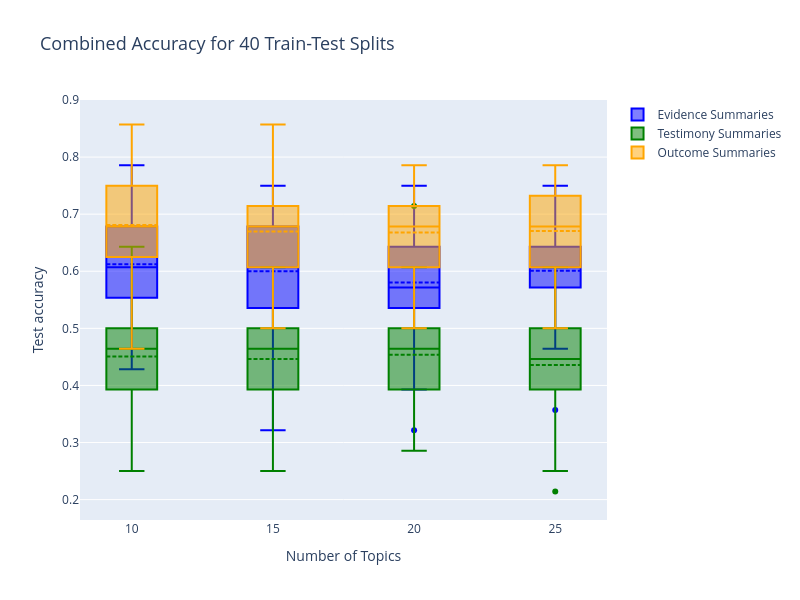

Notebook code for this chart:
### Code cell
import plotly.graph_objects as go

# Colors for each category
colors = {
    "Evidence Summaries": "blue",
    "Testimony Summaries": "green",
    "Outcome Summaries": "orange"
}

# Create a combined plot
fig = go.Figure()

# Evidence Summaries
accuracy_lists_evidence = [convex_acc_dict_evidence[num_topic] for num_topic in num_of_topics]
for i, num_topic in enumerate(num_of_topics):
    fig.add_trace(go.Box(
        y=accuracy_lists_evidence[i],
        x=[num_topic] * len(accuracy_lists_evidence[i]),  # Set x-axis as number of topics
        name="Evidence Summaries" if i == 0 else "",  # Show legend only for the first occurrence
        marker_color=colors["Evidence Summaries"],
        boxmean=True,
        width=1.8,  # Increase the width of the boxes
        showlegend=i == 0  # Show legend only for the first occurrence
    ))

# Testimony Summaries
accuracy_lists_testimony = [convex_acc_dict_testimony[num_topic] for num_topic in num_of_topics]
for i, num_topic in enumerate(num_of_topics):
    fig.add_trace(go.Box(
        y=accuracy_lists_testimony[i],
        x=[num_topic] * len(accuracy_lists_testimony[i]),  # Set x-axis as number of topics
        name="Testimony Summaries" if i == 0 else "",  # Show legend only for the first occurrence
        marker_color=colors["Testimony Summaries"],
        boxmean=True,
        width=1.8,  # Increase the width of the boxes
        showlegend=i == 0  # Show legend only for the first occurrence
    ))

# Outcome Summaries
accuracy_lists_outcome = [convex_acc_dict[num_topic] for num_topic in num_of_topics]
for i, num_topic in enumerate(num_of_topics):
    fig.add_trace(go.Box(
        y=accuracy_lists_outcome[i],
        x=[num_topic] * len(accuracy_lists_outcome[i]),  # Set x-axis as number of topics
        name="Outcome Summaries" if i == 0 else "",  # Show legend only for the first occurrence
        marker_color=colors["Outcome Summaries"],
        boxmean=True,
        width=1.8,  # Increase the width of the boxes
        showlegend=i == 0  # Show legend only for the first occurrence
    ))

# Find the minimum value across all data points
all_data = accuracy_lists_evidence + accuracy_lists_testimony + accuracy_lists_outcome
min_value = min([min(data) for data in all_data])

# Update layout
fig.update_layout(
    title={
        'text': "Combined Accuracy for 40 Train-Test Splits",
        'font': {
            'size': 18
        }
    },
    xaxis_title="Number of Topics",
    yaxis_title="Test accuracy",
    yaxis=dict(range=[min_value - 0.05, 0.9]),  # Set y-axis minimum a bit lower than actual minimum
    height=600,
    width=800,
    boxmode='group',  # Group the boxes together
    boxgroupgap=0.3,  # Increase spacing between groups of boxes
    boxgap=0.5  # Increase spacing within each group of boxes
)

# Show plot
fig.show()

### Figure 1 — Plotly figure (JSON) as saved in the notebook; plotly's stock layout.template omitted (floating-point values rounded to 4 significant figures)
{"data": [{"boxmean": true, "marker": {"color": "blue"}, "name": "Evidence Summaries", "showlegend": true, "type": "box", "width": 1.8, "x": [10, 10, 10, 10, 10, 10, 10, 10, 10, 10, 10, 10, 10, 10, 10, 10, 10, 10, 10, 10, 10, 10, 10, 10, 10, 10, 10, 10, 10, 10, 10, 10, 10, 10, 10, 10, 10, 10, 10, 10], "y": [0.7143, 0.5714, 0.6429, 0.75, 0.7143, 0.6071, 0.7143, 0.6071, 0.5357, 0.5714, 0.6429, 0.5357, 0.5357, 0.7143, 0.6071, 0.6071, 0.7143, 0.5714, 0.7143, 0.7857, 0.6786, 0.6071, 0.5, 0.5714, 0.5714, 0.6786, 0.5357, 0.6786, 0.5357, 0.6786, 0.6786, 0.4286, 0.5714, 0.5714, 0.5714, 0.5357, 0.5714, 0.4643, 0.6786, 0.5357]}, {"boxmean": true, "marker": {"color": "blue"}, "name": "", "showlegend": false, "type": "box", "width": 1.8, "x": [15, 15, 15, 15, 15, 15, 15, 15, 15, 15, 15, 15, 15, 15, 15, 15, 15, 15, 15, 15, 15, 15, 15, 15, 15, 15, 15, 15, 15, 15, 15, 15, 15, 15, 15, 15, 15, 15, 15, 15], "y": [0.6786, 0.6429, 0.6071, 0.7143, 0.5357, 0.5357, 0.6429, 0.6786, 0.7143, 0.5, 0.6786, 0.3214, 0.5714, 0.6786, 0.6071, 0.6786, 0.5714, 0.5714, 0.75, 0.7143, 0.4643, 0.6071, 0.4643, 0.6429, 0.6429, 0.6786, 0.7143, 0.6786, 0.5, 0.3571, 0.6071, 0.6071, 0.6071, 0.6071, 0.5357, 0.5357, 0.4643, 0.5714, 0.7143, 0.6071]}, {"boxmean": true, "marker": {"color": "blue"}, "name": "", "showlegend": false, "type": "box", "width": 1.8, "x": [20, 20, 20, 20, 20, 20, 20, 20, 20, 20, 20, 20, 20, 20, 20, 20, 20, 20, 20, 20, 20, 20, 20, 20, 20, 20, 20, 20, 20, 20, 20, 20, 20, 20, 20, 20, 20, 20, 20, 20], "y": [0.6071, 0.5714, 0.6429, 0.6429, 0.6429, 0.5714, 0.4286, 0.3929, 0.5357, 0.5357, 0.6429, 0.3214, 0.5, 0.6429, 0.6071, 0.6429, 0.5714, 0.5714, 0.75, 0.7143, 0.6071, 0.5714, 0.6071, 0.5714, 0.6071, 0.6429, 0.6429, 0.6786, 0.5357, 0.5357, 0.6071, 0.5714, 0.6071, 0.5714, 0.5, 0.5, 0.5357, 0.5714, 0.7143, 0.5]}, {"boxmean": true, "marker": {"color": "blue"}, "name": "", "showlegend": false, "type": "box", "width": 1.8, "x": [25, 25, 25, 25, 25, 25, 25, 25, 25, 25, 25, 25, 25, 25, 25, 25, 25, 25, 25, 25, 25, 25, 25, 25, 25, 25, 25, 25, 25, 25, 25, 25, 25, 25, 25, 25, 25, 25, 25, 25], "y": [0.6429, 0.6429, 0.6429, 0.6429, 0.75, 0.5714, 0.6786, 0.6429, 0.6429, 0.5714, 0.5714, 0.5714, 0.6429, 0.5357, 0.6429, 0.7143, 0.6786, 0.5357, 0.6429, 0.5714, 0.5714, 0.5357, 0.5357, 0.3571, 0.6071, 0.6429, 0.6786, 0.6429, 0.6071, 0.6429, 0.5357, 0.5714, 0.7143, 0.5, 0.5714, 0.5357, 0.4643, 0.5714, 0.6429, 0.5714]}, {"boxmean": true, "marker": {"color": "green"}, "name": "Testimony Summaries", "showlegend": true, "type": "box", "width": 1.8, "x": [10, 10, 10, 10, 10, 10, 10, 10, 10, 10, 10, 10, 10, 10, 10, 10, 10, 10, 10, 10, 10, 10, 10, 10, 10, 10, 10, 10, 10, 10, 10, 10, 10, 10, 10, 10, 10, 10, 10, 10], "y": [0.4643, 0.3929, 0.6071, 0.4286, 0.3571, 0.4643, 0.5, 0.3929, 0.4643, 0.4643, 0.4643, 0.5357, 0.4286, 0.4643, 0.4286, 0.3929, 0.6429, 0.3929, 0.4286, 0.5714, 0.5, 0.6429, 0.25, 0.3571, 0.25, 0.5, 0.5, 0.3929, 0.4643, 0.3571, 0.6071, 0.4643, 0.6429, 0.2857, 0.3929, 0.3929, 0.4643, 0.3571, 0.4643, 0.4643]}, {"boxmean": true, "marker": {"color": "green"}, "name": "", "showlegend": false, "type": "box", "width": 1.8, "x": [15, 15, 15, 15, 15, 15, 15, 15, 15, 15, 15, 15, 15, 15, 15, 15, 15, 15, 15, 15, 15, 15, 15, 15, 15, 15, 15, 15, 15, 15, 15, 15, 15, 15, 15, 15, 15, 15, 15, 15], "y": [0.4643, 0.6071, 0.5357, 0.4286, 0.4643, 0.5, 0.4286, 0.3929, 0.4643, 0.4643, 0.4643, 0.3214, 0.4286, 0.5, 0.4286, 0.3571, 0.5357, 0.3929, 0.4286, 0.4643, 0.5, 0.5, 0.25, 0.5, 0.3571, 0.5, 0.5357, 0.5, 0.3571, 0.3571, 0.5714, 0.4286, 0.5714, 0.3571, 0.25, 0.3929, 0.5, 0.3571, 0.4286, 0.5714]}, {"boxmean": true, "marker": {"color": "green"}, "name": "", "showlegend": false, "type": "box", "width": 1.8, "x": [20, 20, 20, 20, 20, 20, 20, 20, 20, 20, 20, 20, 20, 20, 20, 20, 20, 20, 20, 20, 20, 20, 20, 20, 20, 20, 20, 20, 20, 20, 20, 20, 20, 20, 20, 20, 20, 20, 20, 20], "y": [0.2857, 0.5714, 0.5, 0.4286, 0.4643, 0.5714, 0.6071, 0.3929, 0.4643, 0.4643, 0.4286, 0.3214, 0.4286, 0.4643, 0.5357, 0.5, 0.4643, 0.3929, 0.5357, 0.4643, 0.5, 0.3571, 0.3571, 0.3571, 0.3929, 0.4286, 0.5, 0.3929, 0.4643, 0.3571, 0.5357, 0.4286, 0.7143, 0.4286, 0.3929, 0.3929, 0.5357, 0.3571, 0.5, 0.4643]}, {"boxmean": true, "marker": {"color": "green"}, "name": "", "showlegend": false, "type": "box", "width": 1.8, "x": [25, 25, 25, 25, 25, 25, 25, 25, 25, 25, 25, 25, 25, 25, 25, 25, 25, 25, 25, 25, 25, 25, 25, 25, 25, 25, 25, 25, 25, 25, 25, 25, 25, 25, 25, 25, 25, 25, 25, 25], "y": [0.3571, 0.5, 0.5, 0.5714, 0.3929, 0.5357, 0.5357, 0.3929, 0.5714, 0.4286, 0.4643, 0.3214, 0.4286, 0.4286, 0.5, 0.25, 0.6071, 0.3929, 0.4286, 0.5, 0.5, 0.4643, 0.3214, 0.5, 0.3929, 0.4643, 0.4643, 0.3929, 0.4286, 0.3571, 0.5, 0.4643, 0.5, 0.2143, 0.3214, 0.3929, 0.3571, 0.3571, 0.4643, 0.4643]}, {"boxmean": true, "marker": {"color": "orange"}, "name": "Outcome Summaries", "showlegend": true, "type": "box", "width": 1.8, "x": [10, 10, 10, 10, 10, 10, 10, 10, 10, 10, 10, 10, 10, 10, 10, 10, 10, 10, 10, 10, 10, 10, 10, 10, 10, 10, 10, 10, 10, 10, 10, 10, 10, 10, 10, 10, 10, 10, 10, 10], "y": [0.75, 0.7857, 0.7143, 0.75, 0.6429, 0.6786, 0.5714, 0.75, 0.6786, 0.7143, 0.6071, 0.6786, 0.6786, 0.6786, 0.6786, 0.75, 0.6786, 0.5714, 0.75, 0.8571, 0.6786, 0.6786, 0.6429, 0.75, 0.7143, 0.6071, 0.7857, 0.75, 0.75, 0.7857, 0.6429, 0.5714, 0.75, 0.6071, 0.6429, 0.4643, 0.5714, 0.7143, 0.6071, 0.5714]}, {"boxmean": true, "marker": {"color": "orange"}, "name": "", "showlegend": false, "type": "box", "width": 1.8, "x": [15, 15, 15, 15, 15, 15, 15, 15, 15, 15, 15, 15, 15, 15, 15, 15, 15, 15, 15, 15, 15, 15, 15, 15, 15, 15, 15, 15, 15, 15, 15, 15, 15, 15, 15, 15, 15, 15, 15, 15], "y": [0.7857, 0.7143, 0.75, 0.7143, 0.7143, 0.5714, 0.6786, 0.6429, 0.6429, 0.6786, 0.6429, 0.6429, 0.7857, 0.75, 0.6786, 0.6071, 0.6071, 0.5, 0.7143, 0.8571, 0.6429, 0.6071, 0.6786, 0.7143, 0.6786, 0.6429, 0.6071, 0.75, 0.6786, 0.7857, 0.6429, 0.6071, 0.7857, 0.5714, 0.6071, 0.5357, 0.5714, 0.7143, 0.6786, 0.6071]}, {"boxmean": true, "marker": {"color": "orange"}, "name": "", "showlegend": false, "type": "box", "width": 1.8, "x": [20, 20, 20, 20, 20, 20, 20, 20, 20, 20, 20, 20, 20, 20, 20, 20, 20, 20, 20, 20, 20, 20, 20, 20, 20, 20, 20, 20, 20, 20, 20, 20, 20, 20, 20, 20, 20, 20, 20, 20], "y": [0.7857, 0.6786, 0.7143, 0.7143, 0.6786, 0.5714, 0.6071, 0.75, 0.6786, 0.6786, 0.7143, 0.6071, 0.75, 0.6786, 0.6071, 0.6786, 0.6786, 0.5357, 0.6786, 0.6786, 0.6786, 0.5357, 0.6786, 0.75, 0.7143, 0.6429, 0.6786, 0.75, 0.6786, 0.7857, 0.6071, 0.75, 0.75, 0.5714, 0.5, 0.5714, 0.6071, 0.7143, 0.6429, 0.6429]}, {"boxmean": true, "marker": {"color": "orange"}, "name": "", "showlegend": false, "type": "box", "width": 1.8, "x": [25, 25, 25, 25, 25, 25, 25, 25, 25, 25, 25, 25, 25, 25, 25, 25, 25, 25, 25, 25, 25, 25, 25, 25, 25, 25, 25, 25, 25, 25, 25, 25, 25, 25, 25, 25, 25, 25, 25, 25], "y": [0.7857, 0.6786, 0.75, 0.6429, 0.7857, 0.6071, 0.6786, 0.6071, 0.6429, 0.6071, 0.6071, 0.6429, 0.7857, 0.75, 0.6786, 0.6786, 0.6429, 0.5714, 0.6786, 0.7857, 0.5, 0.5714, 0.5714, 0.6786, 0.6429, 0.7143, 0.7857, 0.75, 0.6786, 0.75, 0.6429, 0.7143, 0.7143, 0.6429, 0.6071, 0.6071, 0.5714, 0.75, 0.6429, 0.6786]}], "layout": {"boxgap": 0.5, "boxgroupgap": 0.3, "boxmode": "group", "height": 600, "title": {"font": {"size": 18}, "text": "Combined Accuracy for 40 Train-Test Splits"}, "width": 800, "xaxis": {"autorange": true, "range": [8.167, 26.83], "title": {"text": "Number of Topics"}, "type": "linear"}, "yaxis": {"range": [0.1643, 0.9], "title": {"text": "Test accuracy"}, "type": "linear"}}}
